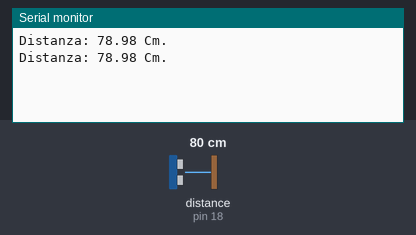
This sketch was run on a simulated Arduino Uno, built with avr-gcc and run on an emulated ATmega328P. Parts: the last lines printed to the serial monitor. Wiring (inferred from the names in the program): ultrasonic range finder: trigger pin 5; echo pin 18. The test bench sets the inputs (shaded band); at power-on: distance to the obstacle (sensor on pin 18) 80 cm. The echo pulse lasts 58.3 µs per cm.

Above: at 2.8 s.
2.9 s: distance to the obstacle (sensor on pin 18) set to 2 cm
At 4.7 s:
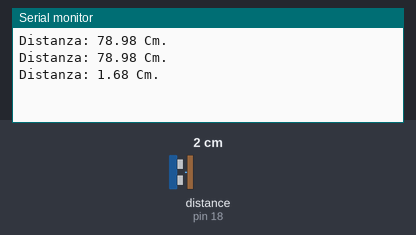
5.6 s: distance to the obstacle (sensor on pin 18) set to 4 cm
At 7.4 s:
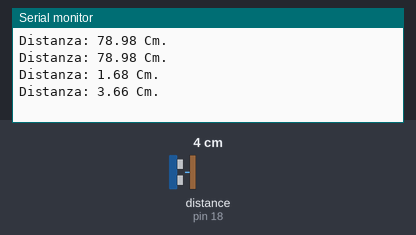
Timing chart, 0 to 8.9 s (numbered marks = the images above; inputs shaded):
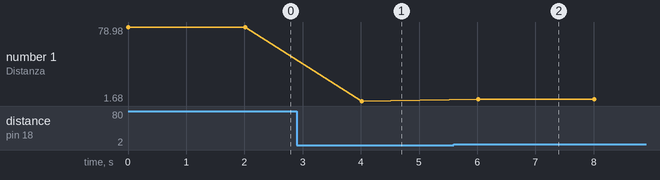

Measured:
- after the input at 2.9 s, the serial monitor: prints a new line after 1.1 s (image 1)
- after the input at 5.6 s, the serial monitor: prints a new line after 0.41 s (image 2)
- plotted number 1: 78.98 → 1.68 after the input at 2.9 s, 1.68 → 3.66 after the input at 5.6 s

The sketch:

HC-SR04_proximity.ino
```cpp
const int trigPin = 5;
const int echoPin = 18;

// impostiamo la velocità del suono
#define SOUND_SPEED 0.034

long durata;
float distanza;

void setup() {
  Serial.begin(115200);
  pinMode(trigPin, OUTPUT);
  pinMode(echoPin, INPUT);
}

void loop() {
  digitalWrite(trigPin, LOW); // porto basso il trig
  delayMicroseconds(2);
  digitalWrite(trigPin, HIGH); // porto alto il trig per 10 us
  delayMicroseconds(10);
  digitalWrite(trigPin, LOW); // poi lo riporto basso

  durata = pulseIn(echoPin, HIGH); // leggo il ritorno dell'impulso

  distanza = durata * SOUND_SPEED / 2; // calcolo la distanza

  // Prints the distance in the Serial Monitor
  Serial.print("Distanza: ");
  Serial.print(distanza);
  Serial.println(" Cm.");

  delay(2000);
}
```
